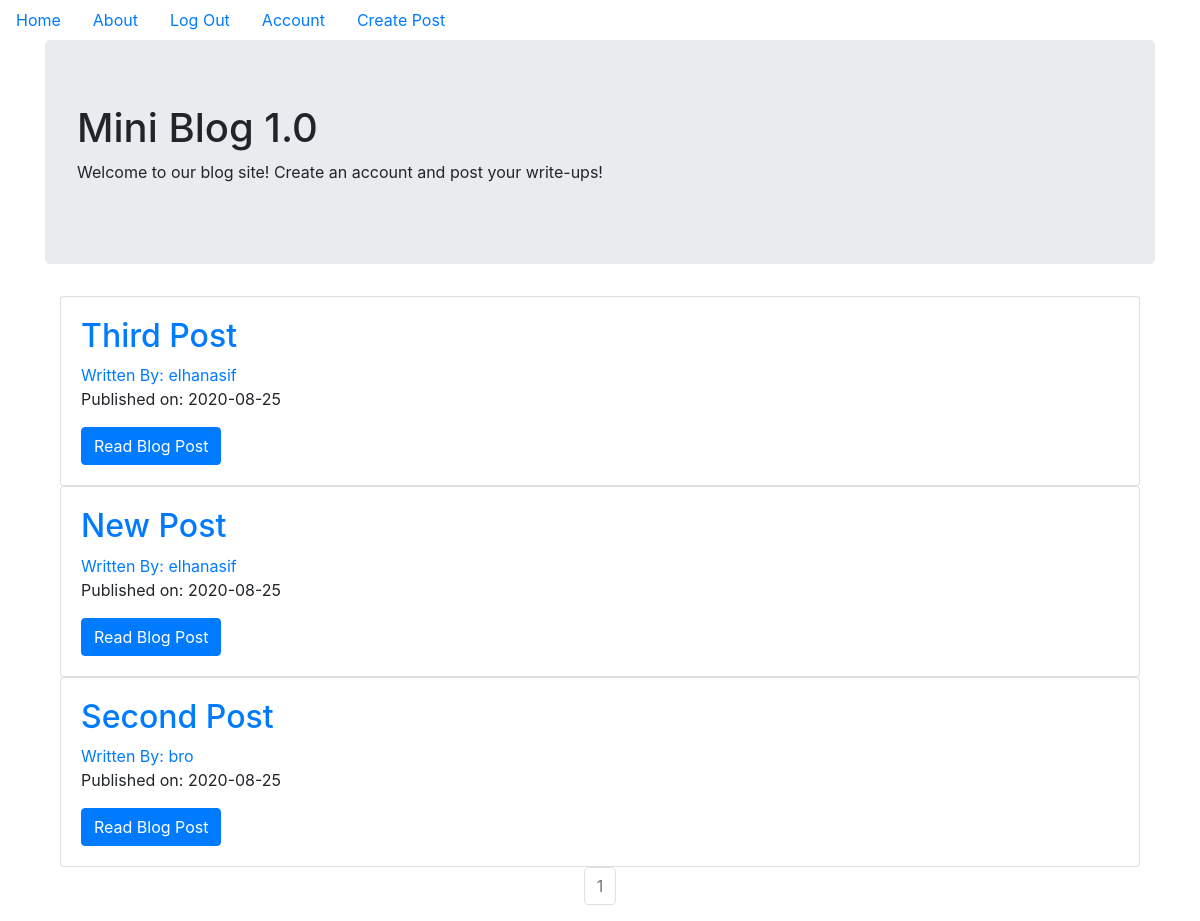
The page / (signed in) on the database its author committed.
### blogsite/models.py (models this page shows, shortened)
class BlogPost(db.Model):
    users = db.relationship (User)
    id = db.Column (db.Integer, primary_key = True)
    user_id = db.Column (db.Integer, db.ForeignKey('users.id'),nullable=False)
    date = db.Column (db.DateTime, nullable = False, default = datetime.utcnow)
    title = db.Column (db.String(140),nullable = False)
    text = db.Column (db.Text, nullable = True)

class User (db.Model, UserMixin):
    __tablename__ = 'users'
    id = db.Column (db.Integer, primary_key=True)
    profile_image = db.Column (db.String(64),nullable=False, default='default_profile.png')
    email = db.Column (db.String(64), unique=True,index = True) # what does later two attributes mean?
    username = db.Column (db.String(64),unique=True,index = True)
    password_hash = db.Column (db.String(128))
    posts = db.relationship('BlogPost', backref = 'author', lazy=True)

### blogsite/core/views.py (the view)
@core.route('/')
def index():
    page = request.args.get('page',1,type=int)
    blog_posts = BlogPost.query.order_by(BlogPost.date.desc()).paginate(page=page,per_page=7)
    return render_template('index.html',blog_posts=blog_posts)

### blogsite/models.py (called while the page is built)
@login_manager.user_loader
def load_user(user_id):
    return User.query.get(user_id)

### blogsite/templates/index.html
{% extends "base.html" %}
{% block content %}
<div class = 'jumbotron'>
    <h1>Mini Blog 1.0</h1>
    <p>Welcome to our blog site! Create an account and post your write-ups!</p>
</div>
<div class = 'container'>
    {% for post in blog_posts.items %}
        <div class = 'card'>
            <div class='card-body'>
                <h2> <a class = 'card-title' href = "{{url_for('blog_posts.blog_post',blog_post_id = post.id)}}">
                {{post.title}} </a>
                </h2>
                <a href="{{url_for('users.user_posts',username = post.author.username)}}">Written By: {{post.author.username}}</a>
                <p>Published on: {{post.date.strftime('%Y-%m-%d')}}</p>
                <a class = 'btn btn-primary' href="{{url_for('blog_posts.blog_post',blog_post_id = post.id)}}">Read Blog Post</a>
            </div>
        </div>
    {% endfor %}
</div>
<nav aria-label='Page Navigation Example'>
    <ul class="pagination justify-content-center">
        {% for page_num in blog_posts.iter_pages(left_edge=1, right_edge=1, left_current=1, right_current=2) %}
        {% if blog_posts.page == page_num %}
        <li class='page-item disabled'>
            <a class='page-link' href="{{url_for('core.index',page=page_num)}}">
                {{ page_num }}
            </a>
        </li>
        {% else %}
        <li class='page-item'>
            <a class='page-link' href="{{url_for('core.index',page=page_num)}}">
                {{ page_num }}
            </a>
        </li>
        {% endif %}
        {% endfor %}
    </ul>
</nav>
{% endblock %}

### rows shown on the page
BlogPost: title "Third Post", author.username "elhanasif", date "2020-08-25"
BlogPost: title "New Post", author.username "elhanasif", date "2020-08-25"
BlogPost: title "Second Post", author.username "bro", date "2020-08-25"

### other values the page prints
{{ page_num }} "1"
